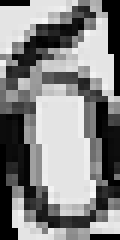
#> input picture data/images/01/112_variation_2.png, 20 x 40 px (shown 6 times larger)
$ python -i rename_files_tool.py   (imports and definitions only)
#> lines starting #> are read from the running program, lines starting #| are printed output that depends on the picture
import os
import os
from PIL import Image, ImageEnhance, ImageFilter
import random
def create_image_variations(image_path):
    # Открываем оригинальное изображение
#> called with image_path = '../../data/images/01/112_variation_2.png'
    original_image = Image.open(image_path)
#> original_image is the input picture: PIL image 20x40 RGB; min 0, max 247, mean 132.5

    # Сохраняем исходное изображение
    original_image.save(image_path.replace('.png', '_original.png'))

    # Создаем 15 различных вариаций
    for i in range(15):
        # Создаем копию оригинального изображения для модификации
        modified_image = original_image.copy()

        # Производим случайные изменения
        modified_image = apply_random_transformations(modified_image)

        # Сохраняем модифицированное изображение
        output_path = image_path.replace('.png', f'_variation_{i+1}.png')
        modified_image.save(output_path)
#> this loop made 15 passes
#> pass 1, in apply_random_transformations, `image = enhancer.enhance(random_contrast)`:
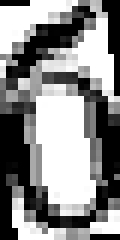
#> image: PIL image 20x40 RGB (shown 6 times larger); min 0, max 255, mean 137.8
#> pass 1, in apply_random_transformations, `image = enhancer.enhance(random_brightness)`:
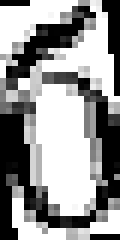
#> image: PIL image 20x40 RGB (shown 6 times larger); min 0, max 255, mean 148.6
#> pass 1, in apply_random_transformations, `image = image.rotate(random_rotation)`:
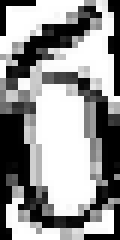
#> image: PIL image 20x40 RGB (shown 6 times larger); min 0, max 255, mean 148.2

def apply_random_transformations(image):
    # Применяем случайные преобразования
    random_contrast = random.uniform(0.5, 1.5)
    random_brightness = random.uniform(0.5, 1.5)
    random_sharpness = random.uniform(0.5, 1.5)
    random_rotation = random.randint(-10, 10)

    # Изменяем контрастность
    enhancer = ImageEnhance.Contrast(image)
    image = enhancer.enhance(random_contrast)

    # Изменяем яркость
    enhancer = ImageEnhance.Brightness(image)
    image = enhancer.enhance(random_brightness)

    # Изменяем резкость
    enhancer = ImageEnhance.Sharpness(image)
    image = enhancer.enhance(random_sharpness)

    # Поворачиваем изображение
    image = image.rotate(random_rotation)

    return image
# [51 lines left out: functions rename_folders_and_create_labels, create_labels_for_folder, variate_images, not called in this run]


# [15 lines not run here, left out]

>>> result = create_image_variations('../../data/images/01/112_variation_2.png')
